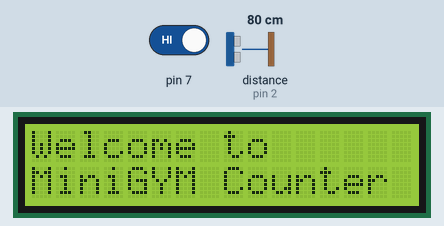
Bench run of a sketch on a simulated Arduino Uno, built with avr-gcc and run on an emulated ATmega328P. Parts: 16×2 character LCD. Wiring (inferred from the names in the program): ultrasonic range finder: trigger pin 3; echo pin 2. The inputs (shaded band) are chosen by the test bench; at power-on: pin 7 HIGH, distance to the obstacle (sensor on pin 2) 80 cm. The echo pulse lasts 58.3 µs per cm.

Above: at 0.1 s.
At 3.3 s:
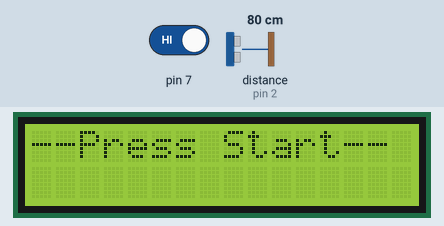
3.4 s: pin 7 driven LOW
At 4.3 s:
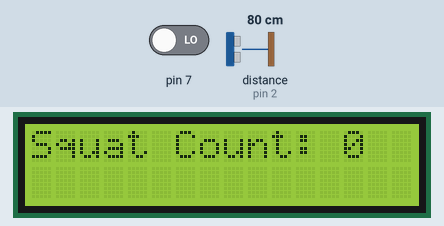
Timing chart, 0 to 6.4 s (numbered marks = the images above; inputs shaded):
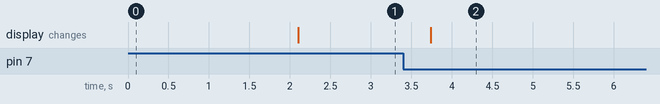

The sketch:

projectc.ino
```cpp
#include <LiquidCrystal_I2C.h>

LiquidCrystal_I2C lcd(0x27, 16, 2); // I2C address 0x27, 16 columns and 2 rows
int squatCount = 0;
int prevDistance = 0; // Variable to store the previous distance
char input = '\0'; // Declare the input variable

bool isCounting = false;

void setup()
{
  Serial.begin(9600);
  pinMode(7, INPUT);
  lcd.init();
  lcd.backlight();
  pinMode(3, OUTPUT); // Trig
  pinMode(2, INPUT);  // Echo
  lcd.setCursor(0, 0);
  lcd.print("Welcome to");
  lcd.setCursor(0, 1);
  lcd.print("MiniGYM Counter");
  delay(2000);
  lcd.clear();
  lcd.setCursor(0, 0);
  lcd.print("--Press Start--");
}

void loop()
{
  digitalWrite(3, HIGH);
  delayMicroseconds(10);
  digitalWrite(3, LOW);

  int pulseWidth = pulseIn(2, HIGH);
  long distance = pulseWidth / 29 / 2;
  /*Serial.print("Pulse Width: ");
  Serial.println(pulseWidth);
  Serial.print("Distance: ");
  Serial.println(distance);
  delay(1000);*/

  if (digitalRead(7) == LOW) {
      isCounting = true;
      lcd.clear();
      lcd.setCursor(0, 0);
      lcd.print("Squat Count: ");
      lcd.print(squatCount);
    } if ((squatCount >= 1) && (digitalRead(7) == LOW)) {
      isCounting = false;
      squatCount = 0;
      lcd.clear();
      lcd.setCursor(0, 0);
      lcd.print("Welcome to");
      lcd.setCursor(0, 1);
      lcd.print("MiniGYM Counter");
      delay(2000);
      lcd.clear();
      lcd.setCursor(0, 0);
      lcd.print("--Press Start--");
    }

    if (isCounting) {
    if (distance >= 70 && distance <= 79 && prevDistance < 70) {
        squatCount++;
        lcd.setCursor(13, 0);
        lcd.print(squatCount);
    }
  }

  prevDistance = distance; // Update the previous distance

  delay(800);
}
```

Measured:
- after the input at 3.4 s, the display: changes after 0.34 s (image 2)
